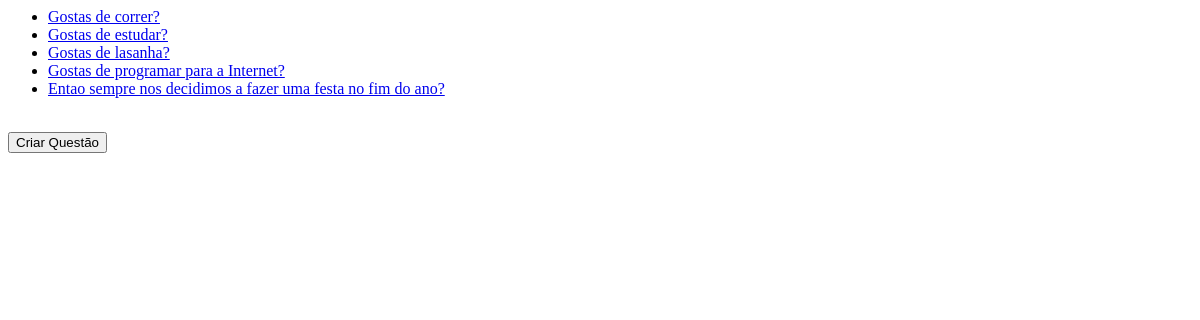
Before: /votacao/ with the older database file.
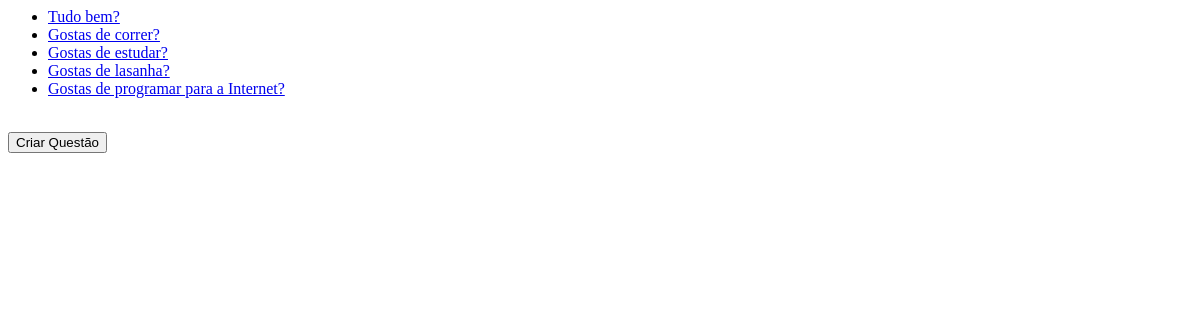
After: the same page with the newer database file.
### votacao/models.py (models this page shows, shortened)
class Questao(models.Model):
    questao_texto = models.CharField(max_length=200)
    pub_data = models.DateTimeField('data de publicacao')

### votacao/views.py (the view)
# urls.py: path("", views.index, name='index'),
def index(request):
    latest_question_list = Questao.objects.order_by('-pub_data')[:5]
    context = {'latest_question_list': latest_question_list}
    return render(request, 'votacao/index.html', context)

### votacao/templates/votacao/index.html (shortened to what this page needs)
{% if latest_question_list %}
<ul>
    {% for questao in latest_question_list %}
    <li>
        <a href= "{% url 'votacao:detalhe' questao.id %}">{{ questao.questao_texto }}</a>
</li>
{% endfor %}
</ul>
{% else %}
    <p>Nao ha questoes disponiveis.</p>
{% endif %}
<a href="{%  url 'votacao:criarquestao' %}"> <button type="button">Criar Questão</button> </a>

Changed rows visible on the page:
no longer on this page (row unchanged): Questao: questao_texto "Entao sempre nos decidimos a fazer uma festa no fim do ano?"
added Questao: questao_texto "Tudo bem?"
